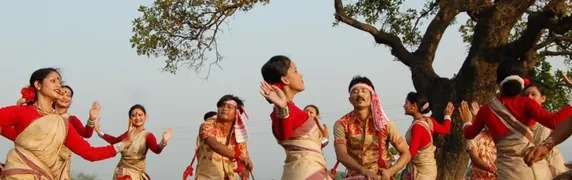
#> input picture frontend/src/site-bg.jpg, 572 x 180 px
$ python image_analyze.py ../frontend/src/site-bg.jpg
#> lines starting #> are read from the running program, lines starting #| are printed output that depends on the picture; after the words box and inside, x2 and y2 are one past the last pixel; in counts of white or black regions, pixels touching at a corner belong together
"""
image_analyze.py

Small example using OpenCV to extract simple image features.
Usage: python image_analyze.py <image_path>
Prints JSON to stdout with simple features (width, height, num_contours)
"""
import sys
import json
import cv2


def analyze_image(path):
#> called with path = '../frontend/src/site-bg.jpg'
    img = cv2.imread(path, cv2.IMREAD_GRAYSCALE)
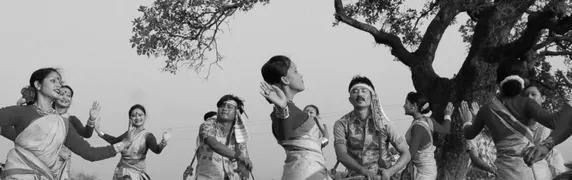
#> img: shape (180, 572); min 0, max 248, mean 135.5
    if img is None:
        return {'error': 'cannot read image'}
    h, w = img.shape[:2]
#> h = 180; w = 572
    # Simple contour count as a heuristic
    _, thresh = cv2.threshold(img, 128, 255, cv2.THRESH_BINARY)
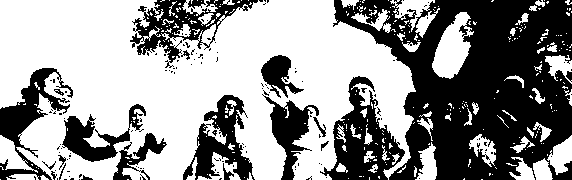
#> thresh: shape (180, 572); 58.2% white; 147 black regions (126 under 20 px)
    contours, _ = cv2.findContours(thresh, cv2.RETR_EXTERNAL, cv2.CHAIN_APPROX_SIMPLE)
#> contours = 291 contours, 245 with area under 20; largest, box (x1, y1, x2, y2) and area: (0, 0, 416, 180) 51704, (432, 12, 474, 79) 1526, (547, 135, 572, 175) 512, (0, 135, 38, 173) 512, (415, 142, 437, 180) 438
    return {'width': w, 'height': h, 'num_contours': len(contours)}


def main():
    if len(sys.argv) < 2:
        print(json.dumps({'error': 'image path required'}))
        return
    path = sys.argv[1]
    features = analyze_image(path)
#> features = {'width': 572, 'height': 180, 'num_contours': 291}
    print(json.dumps({'features': features}))
#| {"features": {"width": 572, "height": 180, "num_contours": 291}}


if __name__ == '__main__':
    main()
